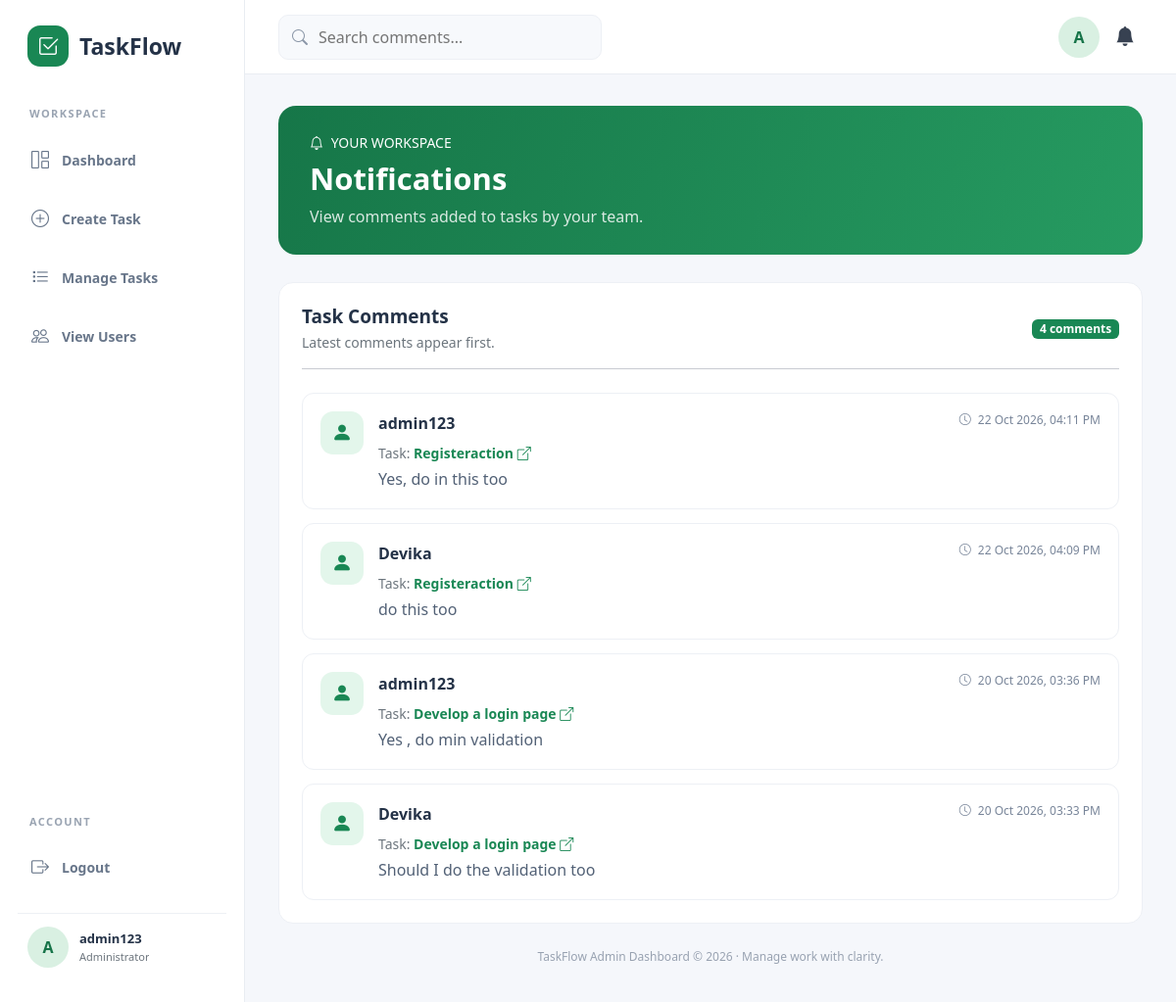
Page /admin_notification/ (signed in) on the committed database.
### app/models.py (models this page shows, shortened)
class TaskComment(models.Model):
    task = models.ForeignKey(
        Task,
        on_delete=models.CASCADE,
        related_name='comments'
    )
    user = models.ForeignKey(
        User,
        on_delete=models.CASCADE
    )
    comment = models.TextField()
    is_read=models.BooleanField(default=False)
    created_at = models.DateTimeField(auto_now_add=True)
    is_read_by_assignee = models.BooleanField(default=False)

class Task(models.Model):
    STATUS_CHOICES = [
        ('todo', 'Todo'),
        ('in_progress', 'In Progress'),
        ('completed', 'Completed'),
    ]
    PRIORITY_CHOICES = [
        ('low', 'Low'),
        ('medium', 'Medium'),
        ('high', 'High'),
    ]
    created_by = models.ForeignKey(
        User,
        on_delete=models.CASCADE,
        related_name='created_tasks'
    )
    assigned_to = models.ForeignKey(
        User,
        on_delete=models.CASCADE,
        related_name='assigned_tasks'
    )
    title = models.CharField(max_length=200)
    description = models.TextField(blank=True)
    status = models.CharField(
        max_length=20,
        choices=STATUS_CHOICES,
        default='todo'
    )
    priority = models.CharField(
        max_length=10,
        choices=PRIORITY_CHOICES,
        default='medium'
    )
    due_date = models.DateField(null=True, blank=True)
    created_date = models.DateTimeField(auto_now_add=True)

class Registeration(models.Model):
    user = models.OneToOneField(
        User,
        on_delete=models.CASCADE
    )
    name = models.CharField(max_length=100)
    address = models.TextField()
    phone = models.CharField(max_length=15, unique=True)
    email = models.EmailField(unique=True)

### app/views.py (the view)
# urls.py: path('admin_notification/',views.admin_notification,name='admin_notification'),
@login_required
@admin_required
def admin_notification(request):
      unread_notifications_count=TaskComment.objects.filter(is_read=False).count()
      profile=request.user
      comments=TaskComment.objects.order_by('-created_at')
      TaskComment.objects.filter(is_read=False).update(is_read=True)
      return render(request,'admin_notification.html',{
            'comments':comments,
            'unread_notifications_count':unread_notifications_count,
            'profile':profile
      })

### app/views.py (called while the page is built)
def admin_required(view):
    return login_required(user_passes_test(lambda u: u.is_superuser)(view))

### templates/admin_notification.html (shortened to what this page needs)
<!DOCTYPE html>
<html lang="en">
<head>
    <link href="https://cdn.jsdelivr.net/npm/bootstrap@5.3.3/dist/css/bootstrap.min.css"
          rel="stylesheet">
    <link rel="stylesheet"
          href="https://cdn.jsdelivr.net/npm/bootstrap-icons@1.11.3/font/bootstrap-icons.min.css">
</head>
<body>
<aside class="sidebar" id="sidebar">
    <a href="{% url 'admin_home' %}" class="brand">
        <span class="brand-icon">
            <i class="bi bi-check2-square"></i>
        </span>
        <span>TaskFlow</span>
    </a>
    <div class="sidebar-label">WORKSPACE</div>
    <a href="{% url 'admin_home' %}" class="side-link">
        <i class="bi bi-grid-1x2"></i>
        Dashboard
    </a>
    <a href="{% url 'addtask' %}" class="side-link">
        <i class="bi bi-plus-circle"></i>
        Create Task
    </a>
    <a href="{% url 'viewtask' %}" class="side-link">
        <i class="bi bi-list-task"></i>
        Manage Tasks
    </a>
    <a href="{% url 'view_users' %}" class="side-link">
            <i class="bi bi-people"></i>
            View Users
        </a>
    <div class="sidebar-bottom">
        <div class="sidebar-label">ACCOUNT</div>
        <a href="{% url 'log_out' %}" class="side-link">
            <i class="bi bi-box-arrow-right"></i>
            Logout
        </a>
        <div class="admin-mini">
            <div class="avatar">
                {{ profile.username|default:"A"|slice:":1"|upper }}
            </div>
            <div class="overflow-hidden">
                <div class="fw-bold text-truncate" style="font-size:13px;">
                    {{ profile.username|default:"Administrator" }}
                </div>
                <div class="text-secondary" style="font-size:11px;">
                    Administrator
                </div>
            </div>
        </div>
    </div>
</aside>
<main class="main-content">
    <header class="topbar">
        <div class="d-flex align-items-center gap-3 flex-grow-1">
            <div class="search-box">
                <i class="bi bi-search"></i>
                <input type="search" id="notificationSearch"
                       placeholder="Search comments..."
                       aria-label="Search comments">
            </div>
        </div>
        <div class="d-flex align-items-center gap-2 ms-3">
            <div class="avatar">
                {{ profile.username|default:"A"|slice:":1"|upper }}
            </div>
        <div class="notification-wrapper">
                <a href="{% url 'admin_notification' %}"
                   class="notification-bell"
                   title="Notifications">
                    <i class="bi bi-bell-fill"></i>
                </a>
            </div>
        </div>
    </header>
    <div class="content-area">
        <section class="welcome-panel">
            <div class="d-flex align-items-center gap-3">
                <div>
                    <div class="small mb-2">
                        <i class="bi bi-bell me-1"></i>
                        YOUR WORKSPACE
                    </div>
                    <h1>Notifications</h1>
                    <p>
                        View comments added to tasks by your team.
                    </p>
                </div>
            </div>
        </section>
        <section class="content-card">
            <div class="d-flex justify-content-between
                        align-items-center flex-wrap gap-2 mb-3">
                <div>
                    <h5 class="section-heading mb-1">Task Comments</h5>
                    <p class="text-secondary small mb-0">
                        Latest comments appear first.
                    </p>
                </div>
                <span class="badge text-bg-success">
                    {{ comments|length }} comments
                </span>
            </div>
            <hr class="mb-4">
            <div id="notificationList">
                {% for comment in comments %}
                    <div class="notification-item">
                        <div class="comment-avatar">
                            <i class="bi bi-person-fill"></i>
                        </div>
                        <div class="flex-grow-1">
                            <div class="d-flex justify-content-between
                                        align-items-start flex-wrap gap-2">
                                <strong>
    {% if comment.user.registeration %}
        {{ comment.user.registeration.name }}
    {% else %}
        {{ comment.user.username }}
    {% endif %}
</strong>
                                <span class="comment-date">
                                    <i class="bi bi-clock me-1"></i>
                                    {{ comment.created_at|date:"d M Y, h:i A" }}
                                </span>
                            </div>
                           <p class="text-secondary small mt-2 mb-1">
    Task:
    <a href="{% url 'task_detail' comment.task.id %}"
       class="fw-bold text-success">
        {{ comment.task.title }}
        <i class="bi bi-box-arrow-up-right"></i>
    </a>
</p>
                            <p class="comment-text mb-0">
                                {{ comment.comment|linebreaksbr }}
                            </p>
                        </div>
                    </div>
                {% endfor %}
            </div>
        </section>
        <footer class="footer-text">
            TaskFlow Admin Dashboard &copy; {% now "Y" %}
            · Manage work with clarity.
        </footer>
    </div>
</main>
</body>
</html>

### templates/admin_notification.html (style rules this page uses)
:root { --primary: #198754; --primary-dark: #126c42; --sidebar-width: 250px; --background: #f5f7fb; --text-dark: #243247; --text-muted: #788599; }
* { box-sizing: border-box; }
body { margin: 0; background: var(--background); color: var(--text-dark); font-family: "Segoe UI", sans-serif; }
a { text-decoration: none; }
.sidebar { position: fixed; top: 0; left: 0; bottom: 0; width: var(--sidebar-width); background: #fff; border-right: 1px solid #e9edf2; padding: 26px 18px; z-index: 1040; transition: transform .3s ease; }
.brand { display: flex; align-items: center; gap: 11px; padding: 0 10px; margin-bottom: 40px; color: var(--text-dark); font-size: 23px; font-weight: 750; }
.brand-icon { display: grid; place-items: center; width: 42px; height: 42px; border-radius: 13px; background: var(--primary); color: #fff; font-size: 22px; }
.sidebar-label { color: #9aa4b2; font-size: 11px; font-weight: 700; letter-spacing: 1.4px; padding: 0 12px; margin-bottom: 12px; }
.side-link { display: flex; align-items: center; gap: 13px; padding: 13px 14px; margin-bottom: 7px; border-radius: 10px; color: #68768a; font-size: 14px; font-weight: 550; transition: .2s; }
.side-link i { font-size: 18px; }
.sidebar-bottom { position: absolute; bottom: 22px; left: 18px; right: 18px; }
.admin-mini { display: flex; align-items: center; gap: 11px; padding: 13px 10px; border-top: 1px solid #edf0f4; margin-top: 20px; }
.avatar { display: grid; place-items: center; flex-shrink: 0; width: 42px; height: 42px; border-radius: 50%; background: #d9f0e2; color: #167348; font-weight: 750; }
.notification-wrapper { position: relative; }
.notification-bell { position: relative; display: inline-flex; align-items: center; justify-content: center; color: #374151; font-size: 20px; padding: 8px; }
.main-content { margin-left: var(--sidebar-width); min-height: 100vh; }
.topbar { height: 76px; display: flex; align-items: center; justify-content: space-between; padding: 0 34px; background: #fff; border-bottom: 1px solid #e9edf2; }
.search-box { position: relative; max-width: 330px; width: 100%; }
.search-box i { position: absolute; left: 14px; top: 50%; transform: translateY(-50%); color: #8a96a7; }
.search-box input { width: 100%; padding: 10px 14px 10px 40px; background: #f7f9fc; border: 1px solid #edf0f5; border-radius: 10px; outline: none; }
.content-area { padding: 32px 34px; max-width: 1600px; margin: auto; }
.welcome-panel { padding: 27px 32px; border-radius: 18px; background: linear-gradient(115deg, #167648, #269b61); color: white; margin-bottom: 28px; }
.welcome-panel h1 { font-size: clamp(23px, 3vw, 31px); font-weight: 750; margin-bottom: 8px; }
.welcome-panel p { margin-bottom: 0; color: rgba(255,255,255,.83); }
.content-card { background: #fff; border: 1px solid #edf0f5; border-radius: 15px; padding: 23px; }
.section-heading { font-size: 19px; font-weight: 750; margin-bottom: 18px; }
.notification-item { display: flex; align-items: flex-start; gap: 15px; padding: 18px; margin-bottom: 14px; border: 1px solid #edf0f5; border-radius: 12px; background: #fff; transition: .2s; }
.notification-item:last-child { margin-bottom: 0; }
.comment-avatar { width: 44px; height: 44px; flex-shrink: 0; display: grid; place-items: center; border-radius: 13px; background: #e3f6eb; color: var(--primary); font-size: 21px; }
.comment-text { color: #526176; overflow-wrap: anywhere; }
.comment-date { color: var(--text-muted); font-size: 12px; }
.footer-text { color: #98a2b1; text-align: center; font-size: 12px; padding: 25px 0 5px; }

### rows in the picture
TaskComment: user.username "admin123", created_at "22 Oct 2026, 04:11 PM", task "Registeraction", comment "Yes, do in this too"
TaskComment: user.registeration.name "Devika", created_at "22 Oct 2026, 04:09 PM", task "Registeraction", comment "do this too"
TaskComment: user.username "admin123", created_at "20 Oct 2026, 03:36 PM", task "Develop a login page", comment "Yes , do min validation"
TaskComment: user.registeration.name "Devika", created_at "20 Oct 2026, 03:33 PM", task "Develop a login page", comment "Should I do the validation too"

### other values in the picture
{{ profile.username|default:"A"|slice:":1"|upper }} "A"
{{ profile.username|default:"Administrator" }} "admin123"
{{ comments|length }} "4"
